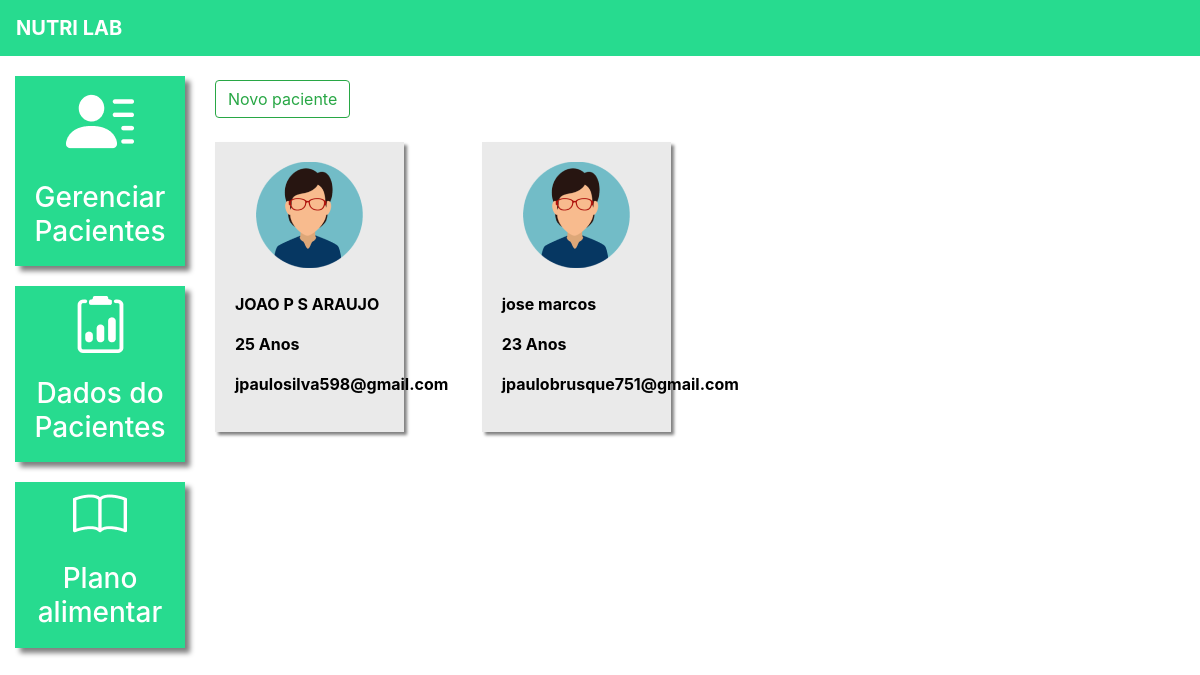
The app's page /plataforma/pacientes/ (signed in) with its own data.
### plataforma/models.py (models this page shows, shortened)
class Pacientes(models.Model):
    choices_sexo = (('F', 'Feminino'),
                    ('M', 'Maculino'))
    nome = models.CharField(max_length=50)
    sexo = models.CharField(max_length=1, choices=choices_sexo)
    idade = models.IntegerField()
    email = models.EmailField()
    telefone = models.CharField(max_length=19)
    nutri = models.ForeignKey(User, on_delete=models.CASCADE)

### plataforma/views.py (the view, shortened to what this page needs)
# urls.py: path('pacientes/', views.pacientes, name="pacientes"),
@login_required(login_url='/auth/logar/')
def pacientes(request):
    if request.method == "GET":
        pacientes = Pacientes.objects.filter(nutri=request.user)
        return render(request, 'pacientes.html', {'pacientes': pacientes})

### plataforma/templates/pacientes.html (shortened to what this page needs)
{% extends 'base_plataforma.html' %}
{% load static %}
{% block 'plataforma' %}
<br>
<button type="button" class="btn btn-outline-success" data-toggle="modal" data-target="#modal">
    Novo paciente
</button>
<br>
<br>
<div class="row">
    {% for p in pacientes %}
    <div class="col-md-4">
        <a href="{% url 'dados_paciente' p.id %}" class="link-hover">
            <div class="card-paciente">
                <div class="foto-perfil">
                    {% if p.sexo == "M"%}
                        <img src="{% static 'plataforma/IMG/perfil2.png' %}">
                    {% else %}
                        <img src="{% static 'plataforma/IMG/perfil1.png' %}">
                    {% endif %}
                </div>
                <br>
                <p class="dados">{{p.nome}}</p>
                <p class="dados">{{p.idade}} Anos</p>
                <p class="dados">{{p.email}} </p>
            </div>
        </a>
    </div>
    {% endfor%}
</div>
{% endblock%}

### templates/static/plataforma/css/estilo.css (style rules this page uses)
.card-paciente { background-color: #EAEAEA; width: 80%; box-shadow: 3px 3px 3px gray; padding: 20px; color: black; }
.foto-perfil { text-align: center; }
.dados { font-weight: bold; }

### records on screen
Pacientes: nome "JOAO P S ARAUJO", idade "25", email "jpaulosilva598@gmail.com"
Pacientes: nome "jose marcos", idade "23", email "jpaulobrusque751@gmail.com"
